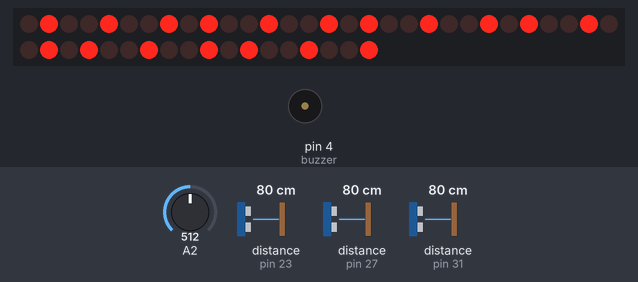
Simulated run of this sketch. Board: Arduino Uno, built with avr-gcc and run on an emulated ATmega328P. On the bench: 48 shift-register outputs drawn as a row of LEDs (first output left, lit = HIGH), buzzer (waves = sounding). Wiring (inferred from the names in the program): 6 × shift register (74HC595): data pin 11; shift clock pin 12; latch pin 8. Wiring (inferred from the signals the program sends): row of LEDs: on Q0, Q1, Q2, Q3, Q4, Q5, Q6, Q7, Q8, Q9, Q10, Q11, Q12, Q13, Q14, Q15, Q16, Q17, Q18, Q19, Q20, Q21, Q22, Q23, Q24, Q25, Q26, Q27, Q28, Q29, Q30, Q31, Q32, Q33, Q34, Q35, Q36, Q37, Q38, Q39, Q40, Q41, Q42, Q43, Q44, Q45, Q46, Q47. The test bench sets the inputs (shaded band); at power-on: distance to the obstacle (sensors on pin 23, pin 27, pin 31) 80 cm, A2 = 512. The echo pulse lasts 58.3 µs per cm; random numbers use the default seed unless the sketch sets one.

Above: at 1.6 s.
1.7 s: distance to the obstacle (sensor on pin 23) set to 11 cm
At 2.3 s:
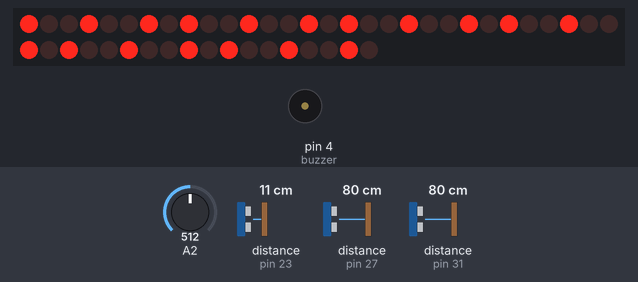
4.7 s: distance to the obstacle (sensor on pin 23) set to 8 cm
At 6.03 s:
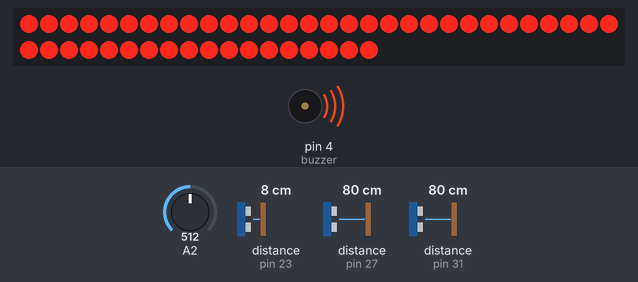
At 7.24 s:
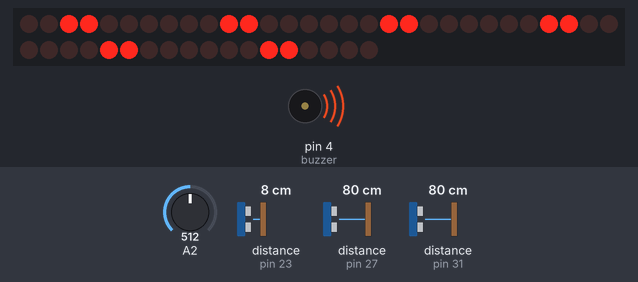
9.5 s: A2 set to 710
Timing chart, 0 to 17.0 s (numbered marks = the images above; inputs shaded):
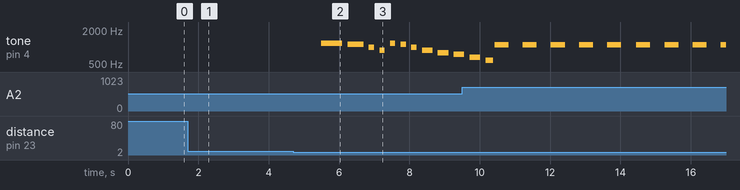

The sketch:

airfinal.ino
```cpp
// Interactive Dog Sculpture by Minh Pham
//
// Music self-transcribed to Arduino
// Ode to joy, Symphony no9 by Beethoven self-recreated
// Marriage of Figaro by Mozart, score from https://musescore.com/user/8095736/scores/5516259
// Notes frequency from https://github.com/robsoncouto/arduino-songs

#include <NewPing.h>

#define E3  165
#define F3  175
#define FS3 185
#define G3  196
#define GS3 208
#define A3  220
#define AS3 233
#define B3  247
#define C4  262
#define CS4 277
#define D4  294
#define DS4 311
#define E4  330
#define F4  349
#define FS4 370
#define G4  392
#define GS4 415
#define A4  440
#define AS4 466
#define B4  494
#define C5  523
#define CS5 554
#define D5  587
#define DS5 622
#define E5  659
#define F5  698
#define FS5 740
#define G5  784
#define GS5 831
#define A5  880
#define AS5 932
#define B5  988
#define C6  1047
#define CS6 1109
#define D6  1175
#define DS6 1245
#define REST 0

// pins for ultrasonic sensors
int tp0 = 22; // tp for trigger pin
int ep0 = 23; // ep for echo pin
int tp1 = 26;
int ep1 = 27;
int tp2 = 30;
int ep2 = 31;
int maxDist = 20;

int const numSonars = 3; // number of ultra sonic sensors
long sensors[numSonars]; // array to store distance detected just now
long lastsensors[numSonars] = {0, 0, 0}; // array to store distance detected the iteration before this

// initialize ultrasonic sensors using the NewPing library
NewPing sonar[numSonars] = {
  NewPing(tp0, ep0, maxDist),
  NewPing(tp1, ep1, maxDist),
  NewPing(tp2, ep2, maxDist)
};

// ultrasonic sensors work every 100 millisecs
int ultraSenseInterval = 100;

// pin for sound sensor
int soundSensor = A4;

// pin for buzzer
int buzzer = 4;

// pins for shift registers
int latchPin = 8;
int clockPin = 12;
int dataPin = 11;

// creates continuous interactions of blinking and sensors
int currentMillis;
int lastBlink = 0;
int lastUltraSense = 0;

// sound sensor works every 100 millisecs
int soundSenseInterval = 100;

// NEUTRAL STATE
int blinkNeutralInterval = 1000;
int lightsStateNeutral = 0;

// general state
int state = 0;
// 0 for neutral
// 1 for happy 1
// 2 for happy 2
// 3 for aggressive 1
// 4 for aggressive 2

// HAPPY STATE
// length of happy period, and keep track of when to stop with continuous interaction
int happyPeriod = 4900;
int lastHappy = 0;

// count increases through each positive interaction from human
int count = 0;

// as count reachs a certain threshold, dog is happy
// threshold starts with a number,
// reduces by 1 for each time dog turns happy
// increases by 1 for each time dog is scared
// this allows evolution
int thresholdHappy = 7;

// this allows continuous interaction between lights and everything else
int blinkHappyInterval1 = 100;
int blinkHappyInterval2 = 80;
int lightsStateHappy = 0;

// this allows continuous interaction between buzzer and everything else
int buzzHappyInterval = 150;
int isBuzzingHappy = 0;
int lastBuzzed = 0;

// this state updates to allow buzzer make different frequency
int buzzHappyState = 0;
int maxBuzzHappyState = 34;

// AGRESSIVE STATE
int aggressivePeriod = 4000;
int lastAggressive = 0;

// this allows continuous interaction between lights and everything else
int blinkAggressiveIntervalOn1 = 1000;
int blinkAggressiveIntervalOff1 = 300;
int blinkAggressiveIntervalConsistent = 400;
int lightsOn = 0;

// this allows continuous interaction between buzzer and everything else
int buzzAggressiveInterval = 400;
int isBuzzingAggressive = 0;

void setup() {
  //set pins to output so you can control the shift register
  pinMode(latchPin, OUTPUT);
  pinMode(clockPin, OUTPUT);
  pinMode(dataPin, OUTPUT);
  Serial.begin(9600);
}


void loop() {
  currentMillis = millis();
  if (state == 0) {
    // resets a few variables
    buzzHappyState = 0;
    lastBuzzed = 0;
    noTone(buzzer);

    if (count > thresholdHappy) {
      isBuzzingHappy = 0;
      count = 0;
      if (thresholdHappy > 2) { // dog becomes more friendly
        thresholdHappy--;
      }
      state = random(1, 3);
      lastHappy = currentMillis;
      for (int i = 0; i < numSonars; i++) {
        lastsensors[i] = 0;
      }
      lightsStateHappy = 0;
    }
    if (currentMillis - lastUltraSense > ultraSenseInterval) {
      lastUltraSense = currentMillis;
      for (uint8_t i = 0; i < numSonars; i++) { // Loop through each sensor
        delay(30);
        sensors[i] = sonar[i].ping_cm();
        if (sensors[i] > 0 && sensors[i] < maxDist) {
          // happy if the touch is gentle
          if (lastsensors[i] - sensors[i] >= -1 && lastsensors[i] - sensors[i] < 8 && sensors[i] < 10) {
            count++;
          }
          // aggressive if the touch is sudden
          else if (lastsensors[i] - sensors[i] >= 8) {
            state = random(3, 5);
            lastAggressive = currentMillis;
            isBuzzingAggressive = 0;
            count = 0;
            if (thresholdHappy < 11) { // dog becomes more aggresive
              thresholdHappy++;
            }
            for (int i = 0; i < numSonars; i++) {
              lastsensors[i] = 0;
            }
            return;
          } else {
            count = 0;
          }
          lastsensors[i] = sensors[i];
          return;
        }

      }
      lastUltraSense = currentMillis;
    }
    if (analogRead(soundSensor) > 700) {
      state = random(3, 5);
      lightsOn = 1;
      isBuzzingAggressive = 0;
      lastAggressive = currentMillis;
      if (thresholdHappy < 11) { // dog becomes more aggresive
        thresholdHappy++;
      }
      return;
    }
    neutral();
  }

  if (state == 1) { // happy version 1
    if (currentMillis - lastHappy < happyPeriod) {
      happy1();
    } else {
      state = 0;
      return;
    }
  }

  if (state == 2) { // happy version 2
    if (currentMillis - lastHappy < happyPeriod) {
      happy2();
    } else {
      state = 0;
      return;
    }
  }

  if (state == 3) { // aggressive version 1
    if (currentMillis - lastAggressive < aggressivePeriod) {
      aggressive1();
    } else {
      state = 0;
      return;
    }
  }

  if (state == 4) { // aggressive version 2
    if (currentMillis - lastAggressive < aggressivePeriod) {
      aggressive2();
    } else {
      state = 0;
      return;
    }
  }
}

// neutral state
void neutral() {
  noTone(buzzer);
  currentMillis = millis();
  if (currentMillis - lastBlink > blinkNeutralInterval) {
    lastBlink = currentMillis;
    if (lightsStateNeutral == 0) {
      digitalWrite(latchPin, LOW);
      shiftOut(dataPin, clockPin, MSBFIRST, 0b10010010);
      shiftOut(dataPin, clockPin, MSBFIRST, 0b10010010);
      shiftOut(dataPin, clockPin, MSBFIRST, 0b10010010);
      shiftOut(dataPin, clockPin, MSBFIRST, 0b10010010);
      shiftOut(dataPin, clockPin, MSBFIRST, 0b10010010);
      shiftOut(dataPin, clockPin, MSBFIRST, 0b10010010);
      digitalWrite(latchPin, HIGH);
      lightsStateNeutral = 1;
    } else if (lightsStateNeutral == 1) {
      digitalWrite(latchPin, LOW);
      shiftOut(dataPin, clockPin, MSBFIRST, 0b01001001);
      shiftOut(dataPin, clockPin, MSBFIRST, 0b01001001);
      shiftOut(dataPin, clockPin, MSBFIRST, 0b01001001);
      shiftOut(dataPin, clockPin, MSBFIRST, 0b01001001);
      shiftOut(dataPin, clockPin, MSBFIRST, 0b01001001);
      shiftOut(dataPin, clockPin, MSBFIRST, 0b01001001);
      digitalWrite(latchPin, HIGH);
      lightsStateNeutral = 2;
    } else if (lightsStateNeutral == 2) {
      digitalWrite(latchPin, LOW);
      shiftOut(dataPin, clockPin, MSBFIRST, 0b10100100);
      shiftOut(dataPin, clockPin, MSBFIRST, 0b10100100);
      shiftOut(dataPin, clockPin, MSBFIRST, 0b10100100);
      shiftOut(dataPin, clockPin, MSBFIRST, 0b10100100);
      shiftOut(dataPin, clockPin, MSBFIRST, 0b10100100);
      shiftOut(dataPin, clockPin, MSBFIRST, 0b10100100);
      digitalWrite(latchPin, HIGH);
      lightsStateNeutral = 0;
    }
  }
}

// happy state version 1
void happy1() {
  currentMillis = millis();
  // sound
  if (currentMillis - lastBuzzed > buzzHappyInterval) {
    lastBuzzed = currentMillis;
    buzzHappyState++;
    if (buzzHappyState == maxBuzzHappyState) { // to wrap circular
      buzzHappyState = 0;
    }
  }
  if (buzzHappyState == 0) {
    noTone(buzzer);
  } else if (buzzHappyState == 1) {
    tone(buzzer, E5, 100);
  } else if (buzzHappyState == 2) {
    noTone(buzzer);
  } else if (buzzHappyState == 3) {
    tone(buzzer, E5, 100);
  } else if (buzzHappyState == 4) {
    noTone(buzzer);
  } else if (buzzHappyState == 5) {
    tone(buzzer, F5, 100);
  } else if (buzzHappyState == 6) {
    noTone(buzzer);
  } else if (buzzHappyState == 7) {
    tone(buzzer, G5, 100);
  } else if (buzzHappyState == 8) {
    noTone(buzzer);
  } else if (buzzHappyState == 9) {
    tone(buzzer, G5, 100);
  } else if (buzzHappyState == 10) {
    noTone(buzzer);
  } else if (buzzHappyState == 11) {
    tone(buzzer, F5, 100);
  } else if (buzzHappyState == 12) {
    noTone(buzzer);
  } else if (buzzHappyState == 13) {
    tone(buzzer, E5, 100);
  } else if (buzzHappyState == 14) {
    noTone(buzzer);
  } else if (buzzHappyState == 15) {
    tone(buzzer, D5, 100);
  } else if (buzzHappyState == 16) {
    noTone(buzzer);
  } else if (buzzHappyState == 17) {
    tone(buzzer, C5, 100);
  } else if (buzzHappyState == 18) {
    noTone(buzzer);
  } else if (buzzHappyState == 19) {
    tone(buzzer, C5, 100);
  } else if (buzzHappyState == 20) {
    noTone(buzzer);
  } else if (buzzHappyState == 21) {
    tone(buzzer, D5, 100);
  } else if (buzzHappyState == 22) {
    noTone(buzzer);
  } else if (buzzHappyState == 23) {
    tone(buzzer, E5, 100);
  } else if (buzzHappyState == 24) {
    noTone(buzzer);
  } else if (buzzHappyState == 25) {
    tone(buzzer, D5, 100);
  } else if (buzzHappyState == 26) {
    tone(buzzer, D5, 100);
  } else if (buzzHappyState == 27) {
    tone(buzzer, D5, 50);
  } else if (buzzHappyState == 28) {
    noTone(buzzer);
  } else if (buzzHappyState == 29) {
    tone(buzzer, C5, 50);
  } else if (buzzHappyState == 30) {
    noTone(buzzer);
  } else if (buzzHappyState == 31) {
    tone(buzzer, C5, 50);
  }
  // lights
  if (currentMillis - lastBlink > blinkHappyInterval1) {
    lastBlink = currentMillis;
    if (lightsStateHappy == 0) {
      digitalWrite(latchPin, LOW);
      shiftOut(dataPin, clockPin, MSBFIRST, 0b10101010);
      shiftOut(dataPin, clockPin, MSBFIRST, 0b10101010);
      shiftOut(dataPin, clockPin, MSBFIRST, 0b10101010);
      shiftOut(dataPin, clockPin, MSBFIRST, 0b10101010);
      shiftOut(dataPin, clockPin, MSBFIRST, 0b10101010);
      shiftOut(dataPin, clockPin, MSBFIRST, 0b10101010);
      digitalWrite(latchPin, HIGH);
      lightsStateHappy = 1;
    } else if (lightsStateHappy == 1) {
      digitalWrite(latchPin, LOW);
      shiftOut(dataPin, clockPin, MSBFIRST, 0b11110000);
      shiftOut(dataPin, clockPin, MSBFIRST, 0b11110000);
      shiftOut(dataPin, clockPin, MSBFIRST, 0b11110000);
      shiftOut(dataPin, clockPin, MSBFIRST, 0b11110000);
      shiftOut(dataPin, clockPin, MSBFIRST, 0b11110000);
      shiftOut(dataPin, clockPin, MSBFIRST, 0b11110000);
      digitalWrite(latchPin, HIGH);
      lightsStateHappy = 2;
    } else if (lightsStateHappy == 2) {
      digitalWrite(latchPin, LOW);
      shiftOut(dataPin, clockPin, MSBFIRST, 0b00001111);
      shiftOut(dataPin, clockPin, MSBFIRST, 0b00001111);
      shiftOut(dataPin, clockPin, MSBFIRST, 0b00001111);
      shiftOut(dataPin, clockPin, MSBFIRST, 0b00001111);
      shiftOut(dataPin, clockPin, MSBFIRST, 0b00001111);
      shiftOut(dataPin, clockPin, MSBFIRST, 0b00001111);
      digitalWrite(latchPin, HIGH);
      lightsStateHappy = 3;
    } else if (lightsStateHappy == 3) {
      digitalWrite(latchPin, LOW);
      shiftOut(dataPin, clockPin, MSBFIRST, 0b01010101);
      shiftOut(dataPin, clockPin, MSBFIRST, 0b01010101);
      shiftOut(dataPin, clockPin, MSBFIRST, 0b01010101);
      shiftOut(dataPin, clockPin, MSBFIRST, 0b01010101);
      shiftOut(dataPin, clockPin, MSBFIRST, 0b01010101);
      shiftOut(dataPin, clockPin, MSBFIRST, 0b01010101);
      digitalWrite(latchPin, HIGH);
      lightsStateHappy = 0;
    }
  }
}

// happy state version 2
void happy2() {
  currentMillis = millis();
  // sound
  if (currentMillis - lastBuzzed > buzzHappyInterval) {
    lastBuzzed = currentMillis;
    buzzHappyState++;
    if (buzzHappyState == maxBuzzHappyState) { // to wrap circular
      buzzHappyState = 0;
    }
  }
  if (buzzHappyState == 0) {
    tone(buzzer, D6, 100);
  } else if (buzzHappyState == 1) {
    tone(buzzer, D6, 100);
  } else if (buzzHappyState == 2) {
    tone(buzzer, D6, 100);
  } else if (buzzHappyState == 3) {
    tone(buzzer, D6, 100);
  } else if (buzzHappyState == 4) {
    tone(buzzer, D6, 100);
  } else if (buzzHappyState == 5) {
    noTone(buzzer);
  } else if (buzzHappyState == 6) {
    tone(buzzer, CS6, 100);
  } else if (buzzHappyState == 7) {
    tone(buzzer, CS6, 100);
  } else if (buzzHappyState == 8) {
    tone(buzzer, CS6, 100);
  } else if (buzzHappyState == 9) {
    noTone(buzzer);
  } else if (buzzHappyState == 10) {
    tone(buzzer, B5, 100);
  } else if (buzzHappyState == 11) {
    noTone(buzzer);
  } else if (buzzHappyState == 12) {
    tone(buzzer, A5, 100);
  } else if (buzzHappyState == 13) {
    noTone(buzzer);
  } else if (buzzHappyState == 14) {
    tone(buzzer, D6, 100);
  } else if (buzzHappyState == 15) {
    noTone(buzzer);
  } else if (buzzHappyState == 16) {
    tone(buzzer, CS6, 100);
  } else if (buzzHappyState == 17) {
    noTone(buzzer);
  } else if (buzzHappyState == 18) {
    tone(buzzer, B5, 100);
  } else if (buzzHappyState == 19) {
    noTone(buzzer);
  } else if (buzzHappyState == 20) {
    tone(buzzer, A5, 100);
  } else if (buzzHappyState == 21) {
    tone(buzzer, A5, 100);
  } else if (buzzHappyState == 22) {
    noTone(buzzer);
  } else if (buzzHappyState == 23) {
    tone(buzzer, G5, 100);
  } else if (buzzHappyState == 24) {
    tone(buzzer, G5, 100);
  } else if (buzzHappyState == 25) {
    noTone(buzzer);
  } else if (buzzHappyState == 26) {
    tone(buzzer, FS5, 100);
  } else if (buzzHappyState == 27) {
    tone(buzzer, FS5, 100);
  } else if (buzzHappyState == 28) {
    noTone(buzzer);
  } else if (buzzHappyState == 29) {
    tone(buzzer, E5, 100);
  } else if (buzzHappyState == 30) {
    tone(buzzer, E5, 100);
  } else if (buzzHappyState == 31) {
    noTone(buzzer);
  } else if (buzzHappyState == 32) {
    tone(buzzer, D5, 100);
  } else if (buzzHappyState == 33) {
    tone(buzzer, D5, 100);
  }
  // lights
  if (currentMillis - lastBlink > blinkHappyInterval2) {
    lastBlink = currentMillis;
    if (lightsStateHappy == 0) {
      digitalWrite(latchPin, LOW);
      shiftOut(dataPin, clockPin, MSBFIRST, 0b11000000);
      shiftOut(dataPin, clockPin, MSBFIRST, 0b11000000);
      shiftOut(dataPin, clockPin, MSBFIRST, 0b11000000);
      shiftOut(dataPin, clockPin, MSBFIRST, 0b11000000);
      shiftOut(dataPin, clockPin, MSBFIRST, 0b11000000);
      shiftOut(dataPin, clockPin, MSBFIRST, 0b11000000);
      digitalWrite(latchPin, HIGH);
      lightsStateHappy = 1;
    } else if (lightsStateHappy == 1) {
      digitalWrite(latchPin, LOW);
      shiftOut(dataPin, clockPin, MSBFIRST, 0b00110000);
      shiftOut(dataPin, clockPin, MSBFIRST, 0b00110000);
      shiftOut(dataPin, clockPin, MSBFIRST, 0b00110000);
      shiftOut(dataPin, clockPin, MSBFIRST, 0b00110000);
      shiftOut(dataPin, clockPin, MSBFIRST, 0b00110000);
      shiftOut(dataPin, clockPin, MSBFIRST, 0b00110000);
      digitalWrite(latchPin, HIGH);
      lightsStateHappy = 2;
    } else if (lightsStateHappy == 2) {
      digitalWrite(latchPin, LOW);
      shiftOut(dataPin, clockPin, MSBFIRST, 0b00000000);
      shiftOut(dataPin, clockPin, MSBFIRST, 0b00000000);
      shiftOut(dataPin, clockPin, MSBFIRST, 0b00000000);
      shiftOut(dataPin, clockPin, MSBFIRST, 0b00000000);
      shiftOut(dataPin, clockPin, MSBFIRST, 0b00000000);
      shiftOut(dataPin, clockPin, MSBFIRST, 0b00000000);
      digitalWrite(latchPin, HIGH);
      lightsStateHappy = 3;
    } else if (lightsStateHappy == 3) {
      digitalWrite(latchPin, LOW);
      shiftOut(dataPin, clockPin, MSBFIRST, 0b00001100);
      shiftOut(dataPin, clockPin, MSBFIRST, 0b00001100);
      shiftOut(dataPin, clockPin, MSBFIRST, 0b00001100);
      shiftOut(dataPin, clockPin, MSBFIRST, 0b00001100);
      shiftOut(dataPin, clockPin, MSBFIRST, 0b00001100);
      shiftOut(dataPin, clockPin, MSBFIRST, 0b00001100);
      digitalWrite(latchPin, HIGH);
      lightsStateHappy = 4;
    } else if (lightsStateHappy == 4) {
      digitalWrite(latchPin, LOW);
      shiftOut(dataPin, clockPin, MSBFIRST, 0b00000011);
      shiftOut(dataPin, clockPin, MSBFIRST, 0b00000011);
      shiftOut(dataPin, clockPin, MSBFIRST, 0b00000011);
      shiftOut(dataPin, clockPin, MSBFIRST, 0b00000011);
      shiftOut(dataPin, clockPin, MSBFIRST, 0b00000011);
      shiftOut(dataPin, clockPin, MSBFIRST, 0b00000011);
      digitalWrite(latchPin, HIGH);
      lightsStateHappy = 5;
    } else if (lightsStateHappy == 5) {
      digitalWrite(latchPin, LOW);
      shiftOut(dataPin, clockPin, MSBFIRST, 0b00000000);
      shiftOut(dataPin, clockPin, MSBFIRST, 0b00000000);
      shiftOut(dataPin, clockPin, MSBFIRST, 0b00000000);
      shiftOut(dataPin, clockPin, MSBFIRST, 0b00000000);
      shiftOut(dataPin, clockPin, MSBFIRST, 0b00000000);
      shiftOut(dataPin, clockPin, MSBFIRST, 0b00000000);
      digitalWrite(latchPin, HIGH);
      lightsStateHappy = 6;
    } else if (lightsStateHappy == 6) {
      digitalWrite(latchPin, LOW);
      shiftOut(dataPin, clockPin, MSBFIRST, 0b11111111);
      shiftOut(dataPin, clockPin, MSBFIRST, 0b11111111);
      shiftOut(dataPin, clockPin, MSBFIRST, 0b11111111);
      shiftOut(dataPin, clockPin, MSBFIRST, 0b11111111);
      shiftOut(dataPin, clockPin, MSBFIRST, 0b11111111);
      shiftOut(dataPin, clockPin, MSBFIRST, 0b11111111);
      digitalWrite(latchPin, HIGH);
      lightsStateHappy = 7;
    } else if (lightsStateHappy == 7) {
      digitalWrite(latchPin, LOW);
      shiftOut(dataPin, clockPin, MSBFIRST, 0b00000000);
      shiftOut(dataPin, clockPin, MSBFIRST, 0b00000000);
      shiftOut(dataPin, clockPin, MSBFIRST, 0b00000000);
      shiftOut(dataPin, clockPin, MSBFIRST, 0b00000000);
      shiftOut(dataPin, clockPin, MSBFIRST, 0b00000000);
      shiftOut(dataPin, clockPin, MSBFIRST, 0b00000000);
      digitalWrite(latchPin, HIGH);
      lightsStateHappy = 8;
    } else if (lightsStateHappy == 8) {
      digitalWrite(latchPin, LOW);
      shiftOut(dataPin, clockPin, MSBFIRST, 0b11111111);
      shiftOut(dataPin, clockPin, MSBFIRST, 0b11111111);
      shiftOut(dataPin, clockPin, MSBFIRST, 0b11111111);
      shiftOut(dataPin, clockPin, MSBFIRST, 0b11111111);
      shiftOut(dataPin, clockPin, MSBFIRST, 0b11111111);
      shiftOut(dataPin, clockPin, MSBFIRST, 0b11111111);
      digitalWrite(latchPin, HIGH);
      lightsStateHappy = 0;
    }
  }
}

// aggressive state version 1
void aggressive1() {
  currentMillis = millis();
  // sound
  tone(buzzer, 150, 100);
  // lights
  if (lightsOn == 1) {
    if (currentMillis - lastBlink < blinkAggressiveIntervalOn1) {
      digitalWrite(latchPin, LOW);
      shiftOut(dataPin, clockPin, MSBFIRST, 0b11111111);
      shiftOut(dataPin, clockPin, MSBFIRST, 0b11111111);
      shiftOut(dataPin, clockPin, MSBFIRST, 0b11111111);
      shiftOut(dataPin, clockPin, MSBFIRST, 0b11111111);
      shiftOut(dataPin, clockPin, MSBFIRST, 0b11111111);
      shiftOut(dataPin, clockPin, MSBFIRST, 0b11111111);
      digitalWrite(latchPin, HIGH);
    } else {
      lastBlink = currentMillis;
      lightsOn = 0;
    }
  } else {
    if (currentMillis - lastBlink < blinkAggressiveIntervalOff1) {
      digitalWrite(latchPin, LOW);
      shiftOut(dataPin, clockPin, MSBFIRST, 0b00000000);
      shiftOut(dataPin, clockPin, MSBFIRST, 0b00000000);
      shiftOut(dataPin, clockPin, MSBFIRST, 0b00000000);
      shiftOut(dataPin, clockPin, MSBFIRST, 0b00000000);
      shiftOut(dataPin, clockPin, MSBFIRST, 0b00000000);
      shiftOut(dataPin, clockPin, MSBFIRST, 0b00000000);
      digitalWrite(latchPin, HIGH);
    } else {
      lastBlink = currentMillis;
      lightsOn = 1;
    }
  }
}

// aggressive state version 1
void aggressive2() {
  currentMillis = millis();
  // sound
  if (currentMillis - lastBuzzed > buzzAggressiveInterval) {
    lastBuzzed = currentMillis;
    isBuzzingAggressive = 1 - isBuzzingAggressive; // if 1, become 0; if 0, become 1
  }
  if (isBuzzingAggressive) {
    tone(buzzer, 1100, 100);
  } else {
    noTone(buzzer);
  }
  // lights
  if (lightsOn == 1) {
    if (currentMillis - lastBlink < blinkAggressiveIntervalConsistent) {
      digitalWrite(latchPin, LOW);
      shiftOut(dataPin, clockPin, MSBFIRST, 0b11111111);
      shiftOut(dataPin, clockPin, MSBFIRST, 0b11111111);
      shiftOut(dataPin, clockPin, MSBFIRST, 0b11111111);
      shiftOut(dataPin, clockPin, MSBFIRST, 0b11111111);
      shiftOut(dataPin, clockPin, MSBFIRST, 0b11111111);
      shiftOut(dataPin, clockPin, MSBFIRST, 0b11111111);
      digitalWrite(latchPin, HIGH);
    } else {
      lastBlink = currentMillis;
      lightsOn = 0;
    }
  } else {
    if (currentMillis - lastBlink < blinkAggressiveIntervalConsistent) {
      digitalWrite(latchPin, LOW);
      shiftOut(dataPin, clockPin, MSBFIRST, 0b00000000);
      shiftOut(dataPin, clockPin, MSBFIRST, 0b00000000);
      shiftOut(dataPin, clockPin, MSBFIRST, 0b00000000);
      shiftOut(dataPin, clockPin, MSBFIRST, 0b00000000);
      shiftOut(dataPin, clockPin, MSBFIRST, 0b00000000);
      shiftOut(dataPin, clockPin, MSBFIRST, 0b00000000);
      digitalWrite(latchPin, HIGH);
    } else {
      lastBlink = currentMillis;
      lightsOn = 1;
    }
  }
}
```

Measured:
- the behaviour switches between 10 and 9 cm on distance to the obstacle (sensor on pin 23) (found by bisection; images 1 and 2)
- after the input at 4.7 s, tone on pin 4 (buzzer): plays 1175 Hz for 0.60 s, 1109 Hz for 0.45 s, 988 Hz for 0.15 s, 880 Hz for 0.15 s, 1175 Hz for 0.15 s, 1109 Hz for 0.15 s … (10 notes in this stretch), starting after 0.79 s
